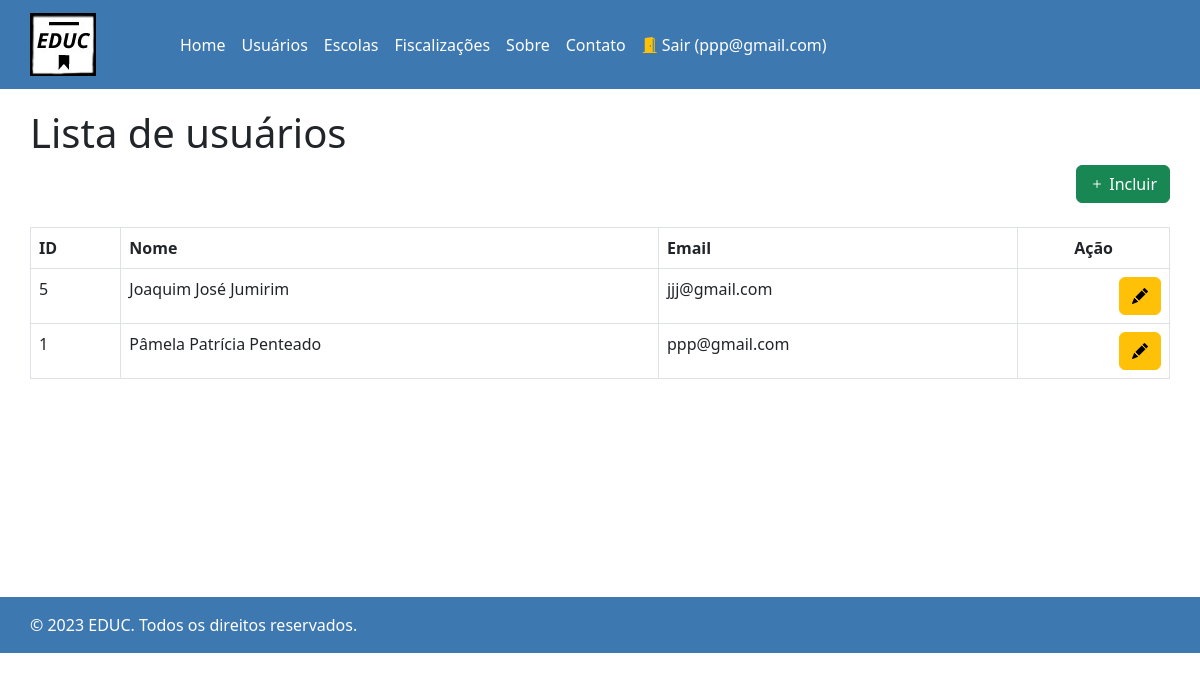
/usuarios/listagem.php (signed in), run on the app's committed database.
### tables this page shows
CREATE TABLE `usuarios` (
  `id` int(11) NOT NULL,
  `nome` varchar(50) NOT NULL,
  `email` varchar(150) NOT NULL,
  `senha` varchar(30) NOT NULL
);

### config.php (called while the page is built, shortened)
<?php
$url_base = "http://localhost";
$url_site = $url_base."/tcc/";
?>

### usuarios/listagem.php (the view, shortened to what this page needs)
<?php
include_once "../topo.php";
$url_detalhes = $url_site . "usuarios/detalhe.php";
$query = "SELECT * FROM usuarios ORDER BY nome";
$arq = mysqli_query($conn, $query);
?>
<div class="col-12 text-end">
  <button type="button" class="btn btn-success" onclick="window.location.href = '<?php echo $url_detalhes ?>';">
    <i class="bi bi-plus"></i> Incluir
  </button>
</div>
<br/>
<div class="table-responsive-md">
  <table class="table table-bordered">
    <thead>
      <tr>
        <th>ID</th>
        <th>Nome</th>
        <th>Email</th>
        <th class="text-center">Ação</th>
      </tr>
    </thead>
    <tbody>
      <?php while ($tab = mysqli_fetch_object ($arq)) { ?>
      <tr>
        <td><?php echo $tab->id ?></td>
        <td><?php echo $tab->nome ?></td>
        <td><?php echo $tab->email ?></td>
        <td class="text-end">
        <button type="button" class="btn btn-warning" onclick="window.location.href = '<?php echo $url_detalhes ?>?id=<?php echo $tab->id ?>';">
          <i class="bi bi-pencil-fill"></i>
        </button>
      </td>
      </tr>
    <?php } ?>
    </tbody>
  </table>
  <br><br><br><br><br><br><br><br>
</div>
<?php include_once "../rodape.php" ?>

### data on the page
usuarios: id "5", nome "Joaquim José Jumirim", email "jjj@gmail.com"
usuarios: id "1", nome "Pâmela Patrícia Penteado", email "ppp@gmail.com"

### other printed values
$_SESSION['email'] "ppp@gmail.com"
$titulo_pagina "Lista de usuários"
